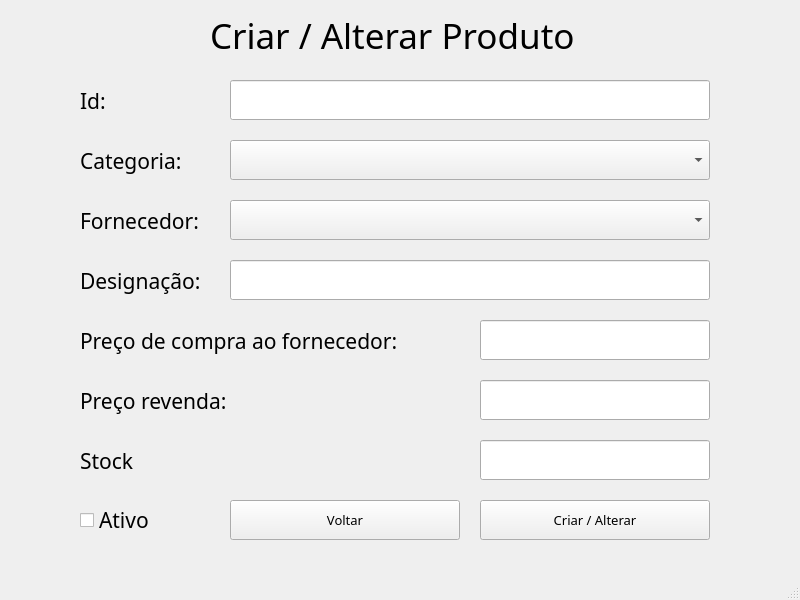
<?xml version="1.0" encoding="UTF-8"?>
<ui version="4.0">
 <class>MainWindow</class>
 <widget class="QMainWindow" name="MainWindow">
  <property name="geometry">
   <rect>
    <x>0</x>
    <y>0</y>
    <width>800</width>
    <height>600</height>
   </rect>
  </property>
  <property name="windowTitle">
   <string>Criar ou Alterar Fornecedor</string>
  </property>
  <widget class="QWidget" name="centralwidget">
   <widget class="QPushButton" name="pushButton_Voltar">
    <property name="geometry">
     <rect>
      <x>230</x>
      <y>500</y>
      <width>230</width>
      <height>40</height>
     </rect>
    </property>
    <property name="font">
     <font>
      <family>OCR A Extended</family>
      <pointsize>10</pointsize>
     </font>
    </property>
    <property name="text">
     <string>Voltar</string>
    </property>
   </widget>
   <widget class="QLabel" name="label_5">
    <property name="geometry">
     <rect>
      <x>210</x>
      <y>10</y>
      <width>390</width>
      <height>50</height>
     </rect>
    </property>
    <property name="font">
     <font>
      <family>OCR A Extended</family>
      <pointsize>26</pointsize>
     </font>
    </property>
    <property name="text">
     <string>Criar / Alterar Produto</string>
    </property>
   </widget>
   <widget class="QLabel" name="label">
    <property name="geometry">
     <rect>
      <x>80</x>
      <y>80</y>
      <width>120</width>
      <height>41</height>
     </rect>
    </property>
    <property name="font">
     <font>
      <family>OCR A Extended</family>
      <pointsize>16</pointsize>
     </font>
    </property>
    <property name="text">
     <string>Id:</string>
    </property>
   </widget>
   <widget class="QLabel" name="label_2">
    <property name="geometry">
     <rect>
      <x>80</x>
      <y>140</y>
      <width>131</width>
      <height>41</height>
     </rect>
    </property>
    <property name="font">
     <font>
      <family>OCR A Extended</family>
      <pointsize>16</pointsize>
     </font>
    </property>
    <property name="text">
     <string>Categoria:</string>
    </property>
   </widget>
   <widget class="QLineEdit" name="lineEdit_Id">
    <property name="geometry">
     <rect>
      <x>230</x>
      <y>80</y>
      <width>480</width>
      <height>40</height>
     </rect>
    </property>
   </widget>
   <widget class="QCheckBox" name="checkBox">
    <property name="geometry">
     <rect>
      <x>80</x>
      <y>500</y>
      <width>120</width>
      <height>40</height>
     </rect>
    </property>
    <property name="font">
     <font>
      <family>OCR A Extended</family>
      <pointsize>16</pointsize>
     </font>
    </property>
    <property name="text">
     <string>Ativo</string>
    </property>
   </widget>
   <widget class="QLineEdit" name="lineEdit_Designacao">
    <property name="geometry">
     <rect>
      <x>230</x>
      <y>260</y>
      <width>480</width>
      <height>40</height>
     </rect>
    </property>
   </widget>
   <widget class="QLineEdit" name="lineEdit_Preco">
    <property name="geometry">
     <rect>
      <x>480</x>
      <y>320</y>
      <width>230</width>
      <height>40</height>
     </rect>
    </property>
   </widget>
   <widget class="QLabel" name="label_3">
    <property name="geometry">
     <rect>
      <x>80</x>
      <y>200</y>
      <width>141</width>
      <height>41</height>
     </rect>
    </property>
    <property name="font">
     <font>
      <family>OCR A Extended</family>
      <pointsize>16</pointsize>
     </font>
    </property>
    <property name="text">
     <string>Fornecedor:</string>
    </property>
   </widget>
   <widget class="QLabel" name="label_4">
    <property name="geometry">
     <rect>
      <x>80</x>
      <y>260</y>
      <width>141</width>
      <height>41</height>
     </rect>
    </property>
    <property name="font">
     <font>
      <family>OCR A Extended</family>
      <pointsize>16</pointsize>
     </font>
    </property>
    <property name="text">
     <string>Designação:</string>
    </property>
   </widget>
   <widget class="QLabel" name="label_6">
    <property name="geometry">
     <rect>
      <x>80</x>
      <y>320</y>
      <width>391</width>
      <height>41</height>
     </rect>
    </property>
    <property name="font">
     <font>
      <family>OCR A Extended</family>
      <pointsize>16</pointsize>
     </font>
    </property>
    <property name="text">
     <string>Preço de compra ao fornecedor:</string>
    </property>
   </widget>
   <widget class="QLineEdit" name="lineEdit_PrecoRevenda">
    <property name="geometry">
     <rect>
      <x>480</x>
      <y>380</y>
      <width>230</width>
      <height>40</height>
     </rect>
    </property>
   </widget>
   <widget class="QLabel" name="label_7">
    <property name="geometry">
     <rect>
      <x>80</x>
      <y>380</y>
      <width>181</width>
      <height>41</height>
     </rect>
    </property>
    <property name="font">
     <font>
      <family>OCR A Extended</family>
      <pointsize>16</pointsize>
     </font>
    </property>
    <property name="text">
     <string>Preço revenda:</string>
    </property>
   </widget>
   <widget class="QComboBox" name="comboBox_Categoria">
    <property name="geometry">
     <rect>
      <x>230</x>
      <y>140</y>
      <width>480</width>
      <height>40</height>
     </rect>
    </property>
   </widget>
   <widget class="QComboBox" name="comboBox_Fornecedor">
    <property name="geometry">
     <rect>
      <x>230</x>
      <y>200</y>
      <width>480</width>
      <height>40</height>
     </rect>
    </property>
   </widget>
   <widget class="QPushButton" name="pushButton_CriarAlterar">
    <property name="geometry">
     <rect>
      <x>480</x>
      <y>500</y>
      <width>230</width>
      <height>40</height>
     </rect>
    </property>
    <property name="font">
     <font>
      <family>OCR A Extended</family>
      <pointsize>10</pointsize>
     </font>
    </property>
    <property name="text">
     <string>Criar / Alterar</string>
    </property>
   </widget>
   <widget class="QLineEdit" name="lineEdit_Stock">
    <property name="geometry">
     <rect>
      <x>480</x>
      <y>440</y>
      <width>230</width>
      <height>40</height>
     </rect>
    </property>
   </widget>
   <widget class="QLabel" name="label_8">
    <property name="geometry">
     <rect>
      <x>80</x>
      <y>440</y>
      <width>181</width>
      <height>41</height>
     </rect>
    </property>
    <property name="font">
     <font>
      <family>OCR A Extended</family>
      <pointsize>16</pointsize>
     </font>
    </property>
    <property name="text">
     <string>Stock</string>
    </property>
   </widget>
  </widget>
  <widget class="QStatusBar" name="statusbar"/>
 </widget>
 <resources/>
 <connections/>
</ui>
